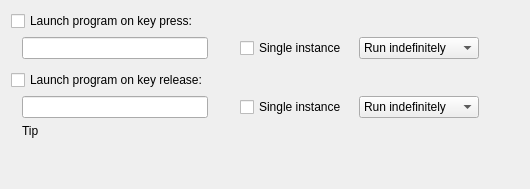
     <widget class="QWidget" name="programTab">
      <attribute name="title">
       <string>Program</string>
      </attribute>
      <layout class="QGridLayout" name="gridLayout_4">
       <item row="1" column="1">
        <widget class="QLineEdit" name="programKpBox"/>
       </item>
       <item row="2" column="1">
        <spacer name="verticalSpacer">
         <property name="orientation">
          <enum>Qt::Vertical</enum>
         </property>
         <property name="sizeType">
          <enum>QSizePolicy::Fixed</enum>
         </property>
         <property name="sizeHint" stdset="0">
          <size>
           <width>20</width>
           <height>5</height>
          </size>
         </property>
        </spacer>
       </item>
       <item row="1" column="0">
        <spacer name="horizontalSpacer">
         <property name="orientation">
          <enum>Qt::Horizontal</enum>
         </property>
         <property name="sizeType">
          <enum>QSizePolicy::Fixed</enum>
         </property>
         <property name="sizeHint" stdset="0">
          <size>
           <width>5</width>
           <height>20</height>
          </size>
         </property>
        </spacer>
       </item>
       <item row="0" column="0" colspan="2">
        <widget class="QCheckBox" name="programKpButton">
         <property name="text">
          <string>Launch program on key press:</string>
         </property>
        </widget>
       </item>
       <item row="0" column="2" colspan="2">
        <spacer name="horizontalSpacer_11">
         <property name="orientation">
          <enum>Qt::Horizontal</enum>
         </property>
         <property name="sizeHint" stdset="0">
          <size>
           <width>40</width>
           <height>20</height>
          </size>
         </property>
        </spacer>
       </item>
       <item row="1" column="2">
        <spacer name="horizontalSpacer_13">
         <property name="orientation">
          <enum>Qt::Horizontal</enum>
         </property>
         <property name="sizeType">
          <enum>QSizePolicy::Fixed</enum>
         </property>
         <property name="sizeHint" stdset="0">
          <size>
           <width>20</width>
           <height>20</height>
          </size>
         </property>
        </spacer>
       </item>
       <item row="4" column="1">
        <widget class="QLineEdit" name="programKrBox"/>
       </item>
       <item row="3" column="0" colspan="2">
        <widget class="QCheckBox" name="programKrButton">
         <property name="text">
          <string>Launch program on key release:</string>
         </property>
        </widget>
       </item>
       <item row="0" column="4">
        <spacer name="horizontalSpacer_12">
         <property name="orientation">
          <enum>Qt::Horizontal</enum>
         </property>
         <property name="sizeHint" stdset="0">
          <size>
           <width>40</width>
           <height>20</height>
          </size>
         </property>
        </spacer>
       </item>
       <item row="1" column="3" colspan="2">
        <widget class="QWidget" name="programKpExtra" native="true">
         <layout class="QHBoxLayout" name="horizontalLayout_2">
          <property name="spacing">
           <number>12</number>
          </property>
          <property name="leftMargin">
           <number>0</number>
          </property>
          <property name="topMargin">
           <number>0</number>
          </property>
          <property name="rightMargin">
           <number>0</number>
          </property>
          <property name="bottomMargin">
           <number>0</number>
          </property>
          <item>
           <widget class="QCheckBox" name="programKpSIBox">
            <property name="text">
             <string>Single instance</string>
            </property>
           </widget>
          </item>
          <item>
           <widget class="QComboBox" name="programKpModeBox">
            <property name="sizePolicy">
             <sizepolicy hsizetype="Preferred" vsizetype="Fixed">
              <horstretch>0</horstretch>
              <verstretch>0</verstretch>
             </sizepolicy>
            </property>
            <item>
             <property name="text">
              <string>Run indefinitely</string>
             </property>
            </item>
            <item>
             <property name="text">
              <string>Stop on release</string>
             </property>
            </item>
            <item>
             <property name="text">
              <string>Stop on re-press</string>
             </property>
            </item>
           </widget>
          </item>
          <item>
           <spacer name="horizontalSpacer_15">
            <property name="orientation">
             <enum>Qt::Horizontal</enum>
            </property>
            <property name="sizeHint" stdset="0">
             <size>
              <width>40</width>
              <height>20</height>
             </size>
            </property>
           </spacer>
          </item>
         </layout>
        </widget>
       </item>
       <item row="4" column="3" colspan="2">
        <widget class="QWidget" name="programKrExtra" native="true">
         <layout class="QHBoxLayout" name="horizontalLayout_3">
          <property name="spacing">
           <number>12</number>
          </property>
          <property name="leftMargin">
           <number>0</number>
          </property>
          <property name="topMargin">
           <number>0</number>
          </property>
          <property name="rightMargin">
           <number>0</number>
          </property>
          <property name="bottomMargin">
           <number>0</number>
          </property>
          <item>
           <widget class="QCheckBox" name="programKrSIBox">
            <property name="text">
             <string>Single instance</string>
            </property>
           </widget>
          </item>
          <item>
           <widget class="QComboBox" name="programKrModeBox">
            <property name="sizePolicy">
             <sizepolicy hsizetype="Preferred" vsizetype="Fixed">
              <horstretch>0</horstretch>
              <verstretch>0</verstretch>
             </sizepolicy>
            </property>
            <item>
             <property name="text">
              <string>Run indefinitely</string>
             </property>
            </item>
            <item>
             <property name="text">
              <string>Stop on re-press</string>
             </property>
            </item>
           </widget>
          </item>
          <item>
           <spacer name="horizontalSpacer_16">
            <property name="orientation">
             <enum>Qt::Horizontal</enum>
            </property>
            <property name="sizeHint" stdset="0">
             <size>
              <width>40</width>
              <height>20</height>
             </size>
            </property>
           </spacer>
          </item>
         </layout>
        </widget>
       </item>
       <item row="5" column="1" colspan="4">
        <widget class="QLabel" name="progTipLabel">
         <property name="sizePolicy">
          <sizepolicy hsizetype="Preferred" vsizetype="Minimum">
           <horstretch>0</horstretch>
           <verstretch>0</verstretch>
          </sizepolicy>
         </property>
         <property name="text">
          <string>Tip</string>
         </property>
         <property name="textInteractionFlags">
          <set>Qt::LinksAccessibleByMouse|Qt::TextSelectableByMouse</set>
         </property>
        </widget>
       </item>
       <item row="6" column="1" colspan="4">
        <spacer name="verticalSpacer_9">
         <property name="orientation">
          <enum>Qt::Vertical</enum>
         </property>
         <property name="sizeHint" stdset="0">
          <size>
           <width>20</width>
           <height>40</height>
          </size>
         </property>
        </spacer>
       </item>
      </layout>
     </widget>
